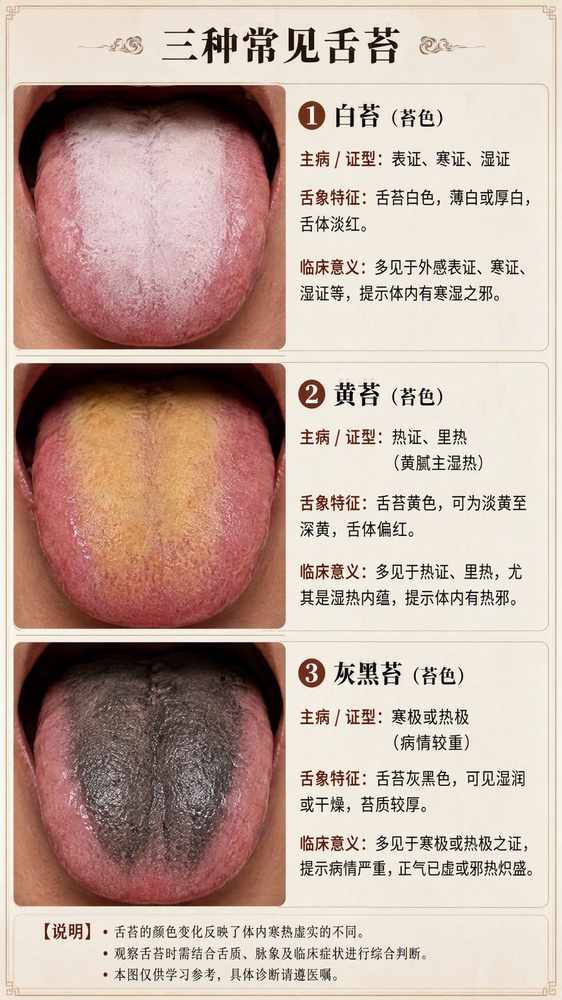
#> input picture tongues/05-coating-color-3types.jpg, 562 x 1000 px, shrunk from 1080 x 1920 before the run
$ python tongues_crop3.py
#> lines starting #> are read from the running program, lines starting #| are printed output that depends on the picture
"""裁切 3 行舌苔分类图为 3 张单象图（白苔/黄苔/灰黑苔）"""
from PIL import Image
import numpy as np

src = "tongues/05-coating-color-3types.jpg"
img = Image.open(src)
#> img is the input picture: PIL image 562x1000 RGB; mean R, G, B 194.8, 171.6, 161.1
W, H = img.size
#> W = 562; H = 1000
print(f"原图: {W}x{H}")
#| 原图: 562x1000

arr = np.array(img.convert("RGB"))
row_std = arr.std(axis=(1,2))
#> row_std = 1000 values, max 110.7 at index 376, min 7.81 at index 638, mean 63.5

threshold = 10
in_content = False
segments = []
start = 0
for i, s in enumerate(row_std):
    if s > threshold:
        if not in_content:
            start = i
            in_content = True
    else:
        if in_content:
            length = i - start
            if length > H * 0.10:
                segments.append((start, i))
            in_content = False
#> this loop made 1000 passes
#> (length, in_content) on passes 65, 353, 358, 633, 637, 909, 917, 941, 961: (64, False), (271, False), (2, False), (271, False), (2, False), (267, False), (1, False), (17, False), (14, False)
#> (s, in_content) on pass 1: (11.64, True)
#> after the loop, in_content = True; length = 14; segments = [(81, 352), (361, 632), (641, 908)]; start = 968

if in_content:
    i = len(row_std)
#> i = 1000
    length = i - start
#> length = 32
    if length > H * 0.10:
        segments.append((start, i))

print(f"找到 {len(segments)} 个内容段: {segments}")
#| 找到 3 个内容段: [(81, 352), (361, 632), (641, 908)]

merged = []
for s, e in segments:
    if merged and s - merged[-1][1] < 5:
        merged[-1] = (merged[-1][0], e)
    else:
        merged.append([s, e])
#> this loop made 3 passes
#> after the loop, merged = [[81, 352], [361, 632], [641, 908]]

print(f"合并后 {len(merged)} 段: {merged}")
#| 合并后 3 段: [[81, 352], [361, 632], [641, 908]]

assert len(merged) == 3, f"期望 3 段，实际 {len(merged)} 段"

outputs = [
    ("tongue-11.jpg", "白苔"),
    ("tongue-12.jpg", "黄苔"),
    ("tongue-13.jpg", "灰黑苔"),
]

for i, (s, e) in enumerate(merged):
    top = max(0, s - 30)
    bottom = min(H, e + 30)
    cropped = img.crop((0, top, W, bottom))
    out = f"tongues/{outputs[i][0]}"
    cropped.save(out, quality=92)
    print(f"  {outputs[i][1]} ({outputs[i][0]}): {W}x{bottom-top} 像素")
#> this loop made 3 passes
#> (s, e, top, bottom, out) on passes 1 to 3: (81, 352, 51, 382, 'tongues/tongue-11.jpg'), (361, 632, 331, 662, 'tongues/tongue-12.jpg'), (641, 908, 611, 938, 'tongues/tongue-13.jpg')
#|   白苔 (tongue-11.jpg): 562x331 像素
#|   黄苔 (tongue-12.jpg): 562x331 像素
#|   灰黑苔 (tongue-13.jpg): 562x327 像素
#> pass 1, `cropped = img.crop((0, top, W, bottom))`:
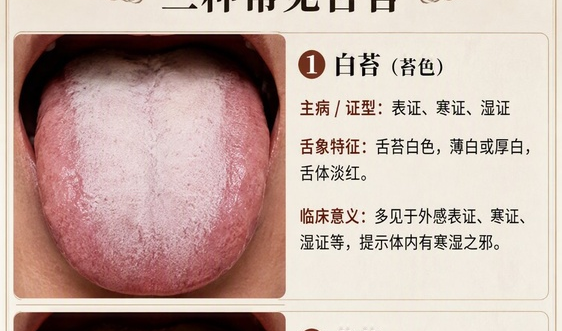
#> cropped: PIL image 562x331 RGB; mean R, G, B 198.5, 175.4, 167.5
#> pass 2, `cropped = img.crop((0, top, W, bottom))`:
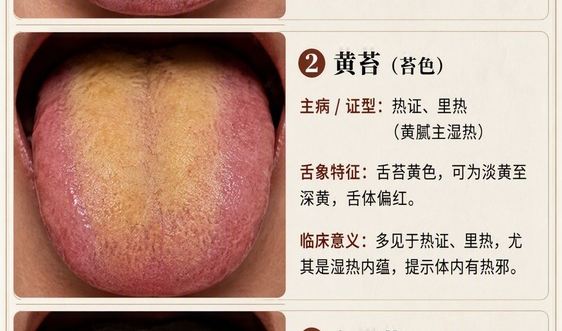
#> cropped: PIL image 562x331 RGB; mean R, G, B 192.9, 163.7, 149.9
#> pass 3, `cropped = img.crop((0, top, W, bottom))`:
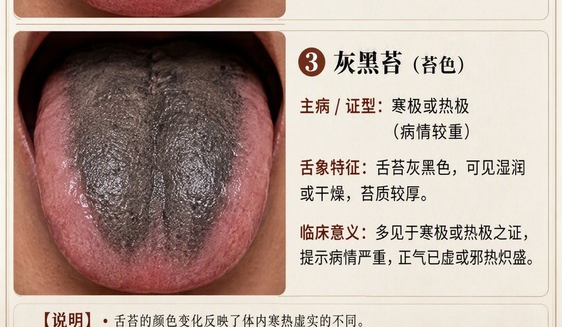
#> cropped: PIL image 562x327 RGB; mean R, G, B 180, 159.9, 150.9

print("\n完成！")
